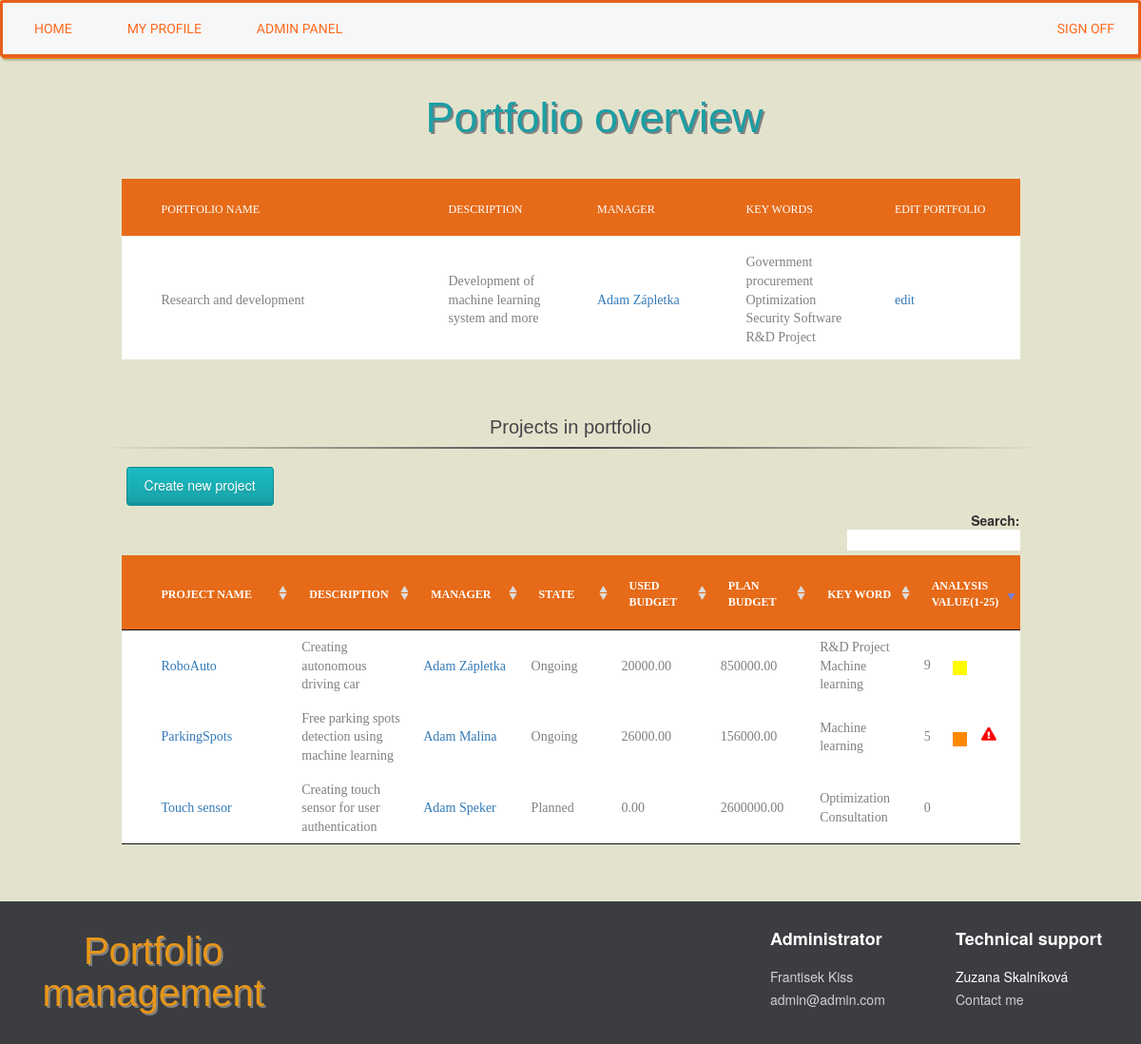
/dp/portfolio/1 (signed in), run on an earlier commit of the app's database.
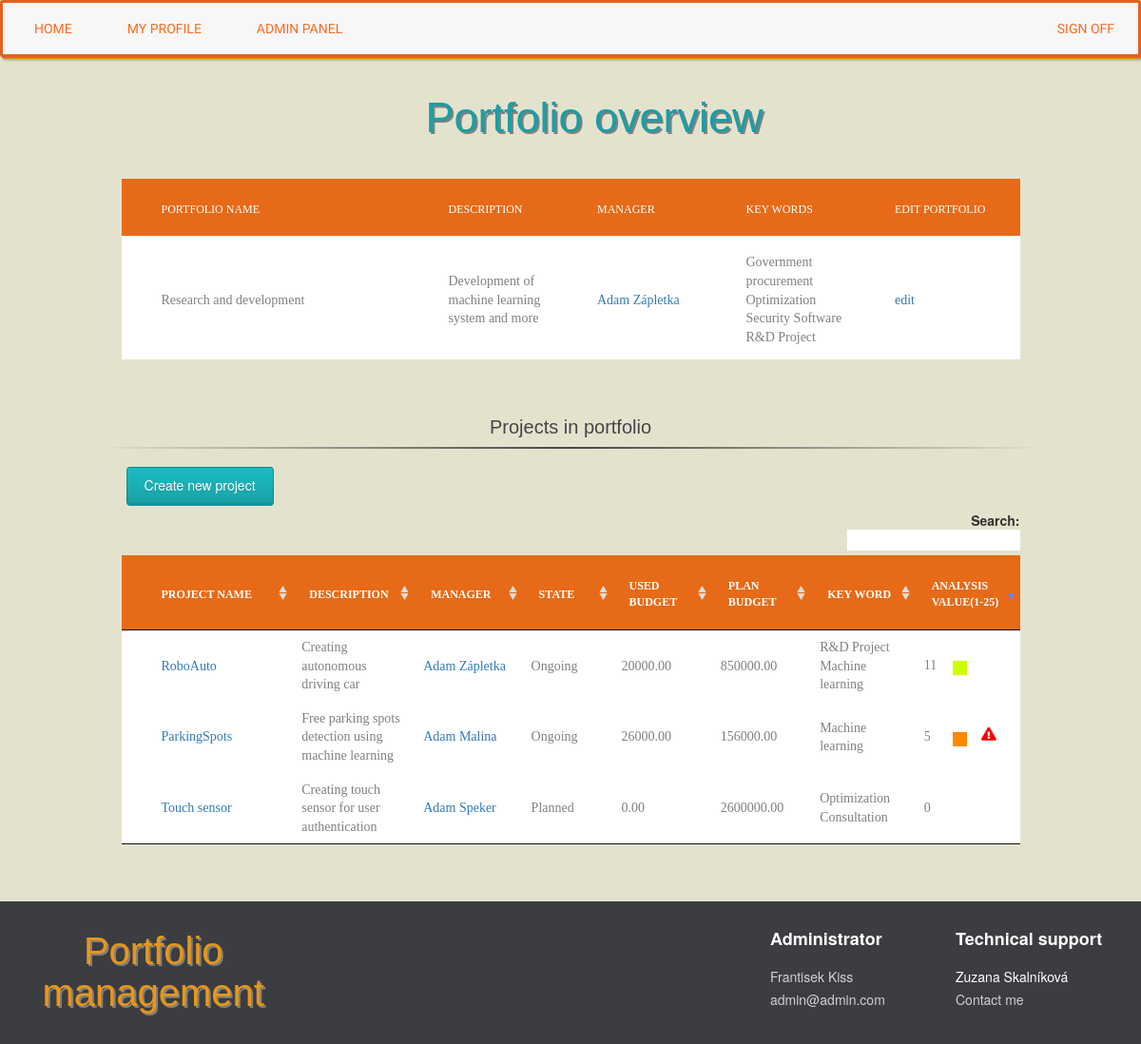
And on a later commit of the database.
### dp/models.py (models this page shows, shortened)
class Project(models.Model):
    portfolio = models.ForeignKey(Portfolio, on_delete=models.SET_NULL, null=True, blank=True)
    project_name = models.TextField()
    description = models.CharField(max_length=200)
    plan_budget = models.DecimalField(max_digits=15, decimal_places=2, null=True, blank=True)
    used_budget = models.DecimalField(max_digits=15, decimal_places=2, default=0)
    manhours = models.DecimalField(max_digits=15, decimal_places=0, null=True, blank=True)
    pub_date = models.DateTimeField (auto_now_add=True)
    start_date = models.DateField ('date of start', null=True, blank=True)
    deadline = models.DateField ('date of deadline', null=True, blank=True)
    possible_income = models.DecimalField(max_digits=15, decimal_places=2, null=True, blank=True)
    complexity = models.CharField(max_length=1, choices=COMPLEXITY_VALUES, null=True)
    type = models.CharField(max_length=1, choices=TYPE_VALUES, null=True)
    urgency = models.CharField(max_length=1, choices=PRIORITY_VALUES, null=True)
    importance = models.CharField(max_length=1, choices=PRIORITY_VALUES, null=True)
    STATE_VALUES = (
        ('1', 'Planned'),
        ('2', 'Ongoing'),
        ('3', 'Finished'),
        ('4', 'Interrupted'),
        ('5', 'Stopped'),
    )
    state = models.CharField(max_length=1, choices=STATE_VALUES, default=1)
    progress = models.DecimalField(max_digits=3, decimal_places=2, default=0,
                                   validators=[MaxValueValidator(1.00), MinValueValidator(0.00)])
    project_manager = models.ForeignKey(Employee, on_delete=models.SET_NULL, null=True, blank=True)
    def evm(self):
        return EVM.new_instance(self)
    def optimalization(self):
        if self.state=="2":
            return optimization(self, OrganizationStrategy.objects.all())
        else:
            return 0

class ProjectStrategy(models.Model):
    class Meta:
        unique_together = (('project', 'strategy'),)
    project = models.ForeignKey(Project, on_delete=models.CASCADE)
    strategy = models.ForeignKey(Strategy, on_delete=models.CASCADE)

class Strategy(models.Model):
    name = models.CharField(max_length=50)

class Portfolio(models.Model):
    portfolio_name = models.CharField(max_length=200)
    pub_date = models.DateTimeField('date published', editable=False)
    portfolio_manager = models.ForeignKey(Employee, on_delete=models.SET_NULL, null=True)
    description = models.CharField(max_length=200, null=True)

class PortfolioStrategy(models.Model):
    class Meta:
        unique_together = (('portfolio', 'strategy'),)
    portfolio = models.ForeignKey(Portfolio, on_delete=models.CASCADE)
    strategy = models.ForeignKey(Strategy, on_delete=models.CASCADE)

class Employee(models.Model):
    user = models.OneToOneField(User, on_delete=models.CASCADE)
    position = models.CharField(max_length=200)
    address = models.CharField(max_length=200)
    birthday = models.DateField()
    photo = models.FileField( blank=True, null=True)
    salary = models.DecimalField(max_digits =9, decimal_places=2, null=True)
    GENDER_VALUES = (
        ('male', 'Male'),
        ('female', 'Female'),
    )
    gender = models.CharField(max_length=6, choices=GENDER_VALUES)

class Task(models.Model):
    in_project= models.ForeignKey(Project, on_delete=models.CASCADE)
    name = models.CharField(max_length=50, null=True)
    description = models.CharField(max_length=200, null=True)
    deadline = models.DateField('date of deadline', null=True, blank=True)
    pub_date = models.DateTimeField(auto_now_add=True)
    start_date = models.DateField('date of start', null=True, blank=True)
    progress = models.DecimalField(max_digits=3, decimal_places=2, default=0,
                                   validators=[MaxValueValidator(1.00), MinValueValidator(0.00)])
    STATE_VALUES = (
        ('1', 'Planned'),
        ('2', 'Ongoing'),
        ('3', 'Finished'),
        ('4', 'Interrupted')
    )
    state = models.CharField(max_length=1, choices=STATE_VALUES, default=1)
    def evmtask(self):
        return EVMTask.new_instance(self)

### dp/views.py (the view)
# urls.py: path('portfolio/<int:portfolio_id>', views.portfolio_detail, name='portfolio_detail'),
@login_required
def portfolio_detail(request, portfolio_id):
    portfolio = get_object_or_404(Portfolio, pk=portfolio_id)
    projects_count = portfolio.project_set.count
    return render(request, 'dp/portfolio_detail.html',
                  {'portfolio': portfolio, 'attractivness':ATTRACTIVNESS_POINT, 'max_attractivness':MAX_ATTRACTIVNESS, 'projects_count': projects_count,
                   'error_message': "You didn't select a choice."})

### dp/analytics.py (called while the page is built)
def optimization(project, org_strategy):
    result = 0
    result += COMPLEXITY_LOW_POINTS if project.complexity == '0' else COMPLEXITY_HIGH_POINTS
    is_strategic = check_if_strategic(project, org_strategy)
    result += IS_STRATEGIC_POINTS if is_strategic else ISNT_STRATEGIC_POINTS
    if project.progress >= PROGRESS_HIGH:
        result += PROGRESS_HIGH_POINTS
    elif project.progress <= PROGRESS_MODERATE:
        result += PROGRESS_LOW_POINTS
    else:
        result += PROGRESS_MODERATE_POINTS
    if project.state == '2' or project.state == '4':
        res_tmp = calculate_ongoing_proj_score(project)
        result += res_tmp
    return result

def check_if_strategic(project, org_strategy):
    if not project.portfolio:
        for value in project.projectstrategy_set.all():
            res = org_strategy.filter(strategy=value.strategy.id).all()
            if res:
                return True
    else:
        for value in project.projectstrategy_set.all():
            res = project.portfolio.portfoliostrategy_set.filter(strategy=value.strategy.id).all()
            if res:
                return True
    return False

### templates/dp/portfolio_detail.html (shortened to what the changed rows need)
{% extends "dp/base.html" %}
{% block title %}
    <h1>Portfolio overview</h1>
{% endblock %}
{% block content %}
    {% load static %}
    {% load extratags %}
    <link rel="stylesheet" type="text/css" href="{% static 'dp/css/index.css' %}"/>
    <div class="container-table100">
        <div class="wrap-table100">
            <div class="table100 ver1 m-b-110">
                <div class="row">
                    <div class="col-sm-10 col-sm-offset-1">
                        <table data-vertable="ver1">
                            <thead>
                            <tr class="row100 head">
                                <th class="column100 column1" data-column="column1">Portfolio name</th>
                                <th class="column100 column2" data-column="column2">Description</th>
                                <th class="column100 column3" data-column="column3">Manager</th>
                                {% if user.is_superuser or user.employee.id == portfolio.portfolio_manager_id %}
                                    <th class="column100 column4" data-column="column4">Key Words</th>
                                    <th class="column100 column4" data-column="column4">Edit portfolio</th>
                                {% endif %}
                            </tr>
                            </thead>
                        </table>
                    </div>
                </div>
                <br>
                <br>
                <div class="ttl">
                    <h2>Projects in portfolio</h2>
                </div>
                {% if portfolio.project_set.all %}
                    <div class="row">
                        <div class="col-sm-10 col-sm-offset-1">
                            <table id="example">
                                <thead>
                                <tr class="row100 head">
                                    <th class="column100 column1" data-column="column1">Project name</th>
                                    <th class="column100 column2" data-column="column2">Description</th>
                                    <th class="column100 column3" data-column="column3">Manager</th>
                                    {% if user.is_superuser or user.employee.id == portfolio.portfolio_manager_id %}
                                        <th class="column100 column4" data-column="column4">State</th>
                                        <th class="column100 column5" data-column="column5">Used budget</th>
                                        <th class="column100 column6" data-column="column6">Plan budget</th>
                                        <th class="column100 column8" data-column="column8">Key word</th>
                                        <th class="column100 column9" data-column="column9">Analysis value(1-25)</th>
                                    {% endif %}
                                </tr>
                                </thead>
                                <tbody>
                                {% for project in portfolio.project_set.all %}
                                    <tr class="row100">
                                        <td class="column100 column1" data-column="column1">
                                            <a href="{% url 'dp:project_detail' project.id %}">{{ project.project_name }}</a>
                                        </td>
                                        <td class="column100 column2" data-column="column2">
                                            {{ project.description }}
                                        </td>
                                        <td class="column100 column3" data-column="column3">
                                            {% if project.project_manager %}
                                                <a href="{% url 'dp:employee_detail' project.project_manager.id %}"> {{ portfolio.portfolio_manager.user.first_name }} {{ project.project_manager.user.last_name }}</a>
                                            {% endif %}
                                        </td>
                                        {% if user.is_superuser or user.employee.id == portfolio.portfolio_manager_id %}
                                            <td class="column100 column4" data-column="column4">
                                                {{ project.get_state_display }}
                                            </td>
                                            <td class="column100 column5" data-column="column5">
                                                {{ project.used_budget }}
                                            </td>
                                            <td class="column100 column6" data-column="column6">
                                                {{ project.plan_budget }}
                                            </td>
                                            <td class="column100 column8" data-column="column8">
                                                {% for key_word in project.projectstrategy_set.all %}
                                                    {{ key_word.strategy.name }}<br>
                                                {% endfor %}
                                            </td>
                                            {% if not project.optimalization == 0 %}
                                                {% with project.optimalization|mul:125|divide:max_attractivness as tmp %}
                                                    {% with 0|add:tmp as val %}
                                                        <td class="column100 column9" style="">
                                                            <div class="row">
                                                                <div class="col-sm-3">{{ project.optimalization }} </div>
                                                                <div class="col-sm-3">
                                                                    <div style="margin-top: 5px; width: 15px; height: 15px ; background:  hsl({{ val }},100%,50%);"></div>
                                                                </div>
                                                            </div>
                                                        </td>
                                                    {% endwith %}
                                                {% endwith %}
                                            {% else %}
                                                <td class="column100 column6" data-column="column6">
                                                    {{ project.optimalization }}
                                                </td>
                                            {% endif %}
                                        {% endif %}
                                    </tr>
                                {% endfor %}
                                </tbody>
                            </table>
                        </div>
                    </div>
                    <br>
                {% endif %}
            </div>
        </div>
    </div>
{% endblock content %}

What changed in the data, as far as the page shows it:
changed Project "RoboAuto": optimalization "9" → "11"; importance "0" → "1" (drawn)
